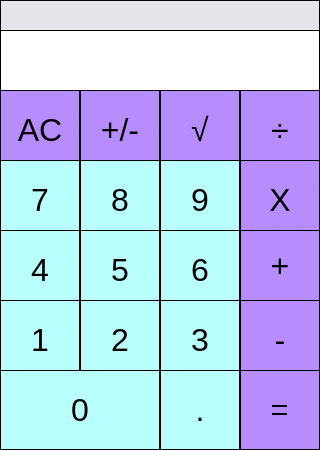
<?xml version="1.0" encoding="UTF-8"?>
<ui version="4.0">
 <class>MainWindow</class>
 <widget class="QMainWindow" name="MainWindow">
  <property name="geometry">
   <rect>
    <x>0</x>
    <y>0</y>
    <width>320</width>
    <height>450</height>
   </rect>
  </property>
  <property name="minimumSize">
   <size>
    <width>320</width>
    <height>450</height>
   </size>
  </property>
  <property name="maximumSize">
   <size>
    <width>320</width>
    <height>450</height>
   </size>
  </property>
  <property name="windowTitle">
   <string>MainWindow</string>
  </property>
  <widget class="QWidget" name="centralwidget">
   <widget class="QPushButton" name="pushButton_clear">
    <property name="geometry">
     <rect>
      <x>0</x>
      <y>90</y>
      <width>80</width>
      <height>80</height>
     </rect>
    </property>
    <property name="font">
     <font>
      <family>Helvetica</family>
      <pointsize>24</pointsize>
     </font>
    </property>
    <property name="styleSheet">
     <string notr="true">QPushButton{
	background-color:rgb(183, 140, 255);
	border: 1px solid rgb(0, 0, 0);
    text-color:rgb(0, 0, 0);
}
QPushButton:pressed{
	background-color: rgb(164, 126, 232);
	border: 1px solid rgb(0, 0, 0);
}</string>
    </property>
    <property name="text">
     <string>AC</string>
    </property>
   </widget>
   <widget class="QPushButton" name="pushButton_change">
    <property name="geometry">
     <rect>
      <x>80</x>
      <y>90</y>
      <width>80</width>
      <height>80</height>
     </rect>
    </property>
    <property name="font">
     <font>
      <family>Helvetica</family>
      <pointsize>24</pointsize>
     </font>
    </property>
    <property name="styleSheet">
     <string notr="true">QPushButton{
	background-color:rgb(183, 140, 255);
	border: 1px solid rgb(0, 0, 0);
    text-color:rgb(0, 0, 0);
}
QPushButton:pressed{
	background-color: rgb(164, 126, 232);
	border: 1px solid rgb(0, 0, 0);
}</string>
    </property>
    <property name="text">
     <string>+/-</string>
    </property>
   </widget>
   <widget class="QPushButton" name="pushButton_sin">
    <property name="geometry">
     <rect>
      <x>160</x>
      <y>90</y>
      <width>80</width>
      <height>80</height>
     </rect>
    </property>
    <property name="font">
     <font>
      <family>Helvetica</family>
      <pointsize>24</pointsize>
     </font>
    </property>
    <property name="styleSheet">
     <string notr="true">QPushButton{
	background-color:rgb(183, 140, 255);
	border: 1px solid rgb(0, 0, 0);
    text-color:rgb(0, 0, 0);
}
QPushButton:pressed{
	background-color: rgb(164, 126, 232);
	border: 1px solid rgb(0, 0, 0);
}</string>
    </property>
    <property name="text">
     <string>√</string>
    </property>
   </widget>
   <widget class="QPushButton" name="pushButton_divide">
    <property name="geometry">
     <rect>
      <x>240</x>
      <y>90</y>
      <width>80</width>
      <height>80</height>
     </rect>
    </property>
    <property name="font">
     <font>
      <family>Helvetica</family>
      <pointsize>24</pointsize>
     </font>
    </property>
    <property name="autoFillBackground">
     <bool>false</bool>
    </property>
    <property name="styleSheet">
     <string notr="true">QPushButton{
	background-color:rgb(183, 140, 255);
	border: 1px solid rgb(0, 0, 0);
    text-color:rgb(0, 0, 0);
}
QPushButton:pressed{
	background-color: rgb(164, 126, 232);
	border: 1px solid rgb(0, 0, 0);
}</string>
    </property>
    <property name="text">
     <string>÷</string>
    </property>
   </widget>
   <widget class="QPushButton" name="pushButton_dobutok">
    <property name="geometry">
     <rect>
      <x>240</x>
      <y>160</y>
      <width>80</width>
      <height>80</height>
     </rect>
    </property>
    <property name="font">
     <font>
      <family>Helvetica</family>
      <pointsize>24</pointsize>
     </font>
    </property>
    <property name="autoFillBackground">
     <bool>false</bool>
    </property>
    <property name="styleSheet">
     <string notr="true">QPushButton{
	background-color:rgb(183, 140, 255);
	border: 1px solid rgb(0, 0, 0);
    text-color:rgb(0, 0, 0);
}
QPushButton:pressed{
	background-color: rgb(164, 126, 232);
	border: 1px solid rgb(0, 0, 0);
}</string>
    </property>
    <property name="text">
     <string>X</string>
    </property>
   </widget>
   <widget class="QPushButton" name="pushButton_8">
    <property name="geometry">
     <rect>
      <x>80</x>
      <y>160</y>
      <width>80</width>
      <height>80</height>
     </rect>
    </property>
    <property name="font">
     <font>
      <family>Helvetica</family>
      <pointsize>24</pointsize>
     </font>
    </property>
    <property name="styleSheet">
     <string notr="true">QPushButton{
	background-color:rgb(184, 255, 251);
	border: 1px solid rgb(0, 0, 0);
    text-color:rgb(0, 0, 0);
}
QPushButton:pressed{
	background-color: rgb(175, 244, 240);
	border: 1px solid rgb(0, 0, 0);
}</string>
    </property>
    <property name="text">
     <string>8</string>
    </property>
   </widget>
   <widget class="QPushButton" name="pushButton_9">
    <property name="geometry">
     <rect>
      <x>160</x>
      <y>160</y>
      <width>80</width>
      <height>80</height>
     </rect>
    </property>
    <property name="font">
     <font>
      <family>Helvetica</family>
      <pointsize>24</pointsize>
     </font>
    </property>
    <property name="styleSheet">
     <string notr="true">QPushButton{
	background-color:rgb(184, 255, 251);
	border: 1px solid rgb(0, 0, 0);
    text-color:rgb(0, 0, 0);
}
QPushButton:pressed{
	background-color: rgb(175, 244, 240);
	border: 1px solid rgb(0, 0, 0);
}</string>
    </property>
    <property name="text">
     <string>9</string>
    </property>
   </widget>
   <widget class="QPushButton" name="pushButton_7">
    <property name="geometry">
     <rect>
      <x>0</x>
      <y>160</y>
      <width>80</width>
      <height>80</height>
     </rect>
    </property>
    <property name="font">
     <font>
      <family>Helvetica</family>
      <pointsize>24</pointsize>
     </font>
    </property>
    <property name="styleSheet">
     <string notr="true">QPushButton{
	background-color:rgb(184, 255, 251);
	border: 1px solid rgb(0, 0, 0);
    text-color:rgb(0, 0, 0);
}
QPushButton:pressed{
	background-color: rgb(175, 244, 240);
	border: 1px solid rgb(0, 0, 0);
}</string>
    </property>
    <property name="text">
     <string>7</string>
    </property>
   </widget>
   <widget class="QPushButton" name="pushButton_minus">
    <property name="geometry">
     <rect>
      <x>240</x>
      <y>300</y>
      <width>80</width>
      <height>80</height>
     </rect>
    </property>
    <property name="font">
     <font>
      <family>Helvetica</family>
      <pointsize>24</pointsize>
     </font>
    </property>
    <property name="autoFillBackground">
     <bool>false</bool>
    </property>
    <property name="styleSheet">
     <string notr="true">QPushButton{
	background-color:rgb(183, 140, 255);
	border: 1px solid rgb(0, 0, 0);
    text-color:rgb(0, 0, 0);
}
QPushButton:pressed{
	background-color: rgb(164, 126, 232);
	border: 1px solid rgb(0, 0, 0);
}</string>
    </property>
    <property name="text">
     <string>-</string>
    </property>
   </widget>
   <widget class="QPushButton" name="pushButton_5">
    <property name="geometry">
     <rect>
      <x>80</x>
      <y>230</y>
      <width>80</width>
      <height>80</height>
     </rect>
    </property>
    <property name="font">
     <font>
      <family>Helvetica</family>
      <pointsize>24</pointsize>
     </font>
    </property>
    <property name="styleSheet">
     <string notr="true">QPushButton{
	background-color:rgb(184, 255, 251);
	border: 1px solid rgb(0, 0, 0);
    text-color:rgb(0, 0, 0);
}
QPushButton:pressed{
	background-color: rgb(175, 244, 240);
	border: 1px solid rgb(0, 0, 0);
}</string>
    </property>
    <property name="text">
     <string>5</string>
    </property>
   </widget>
   <widget class="QPushButton" name="pushButton_6">
    <property name="geometry">
     <rect>
      <x>160</x>
      <y>230</y>
      <width>80</width>
      <height>80</height>
     </rect>
    </property>
    <property name="font">
     <font>
      <family>Helvetica</family>
      <pointsize>24</pointsize>
     </font>
    </property>
    <property name="styleSheet">
     <string notr="true">QPushButton{
	background-color:rgb(184, 255, 251);
	border: 1px solid rgb(0, 0, 0);
    text-color:rgb(0, 0, 0);
}
QPushButton:pressed{
	background-color: rgb(175, 244, 240);
	border: 1px solid rgb(0, 0, 0);
}</string>
    </property>
    <property name="text">
     <string>6</string>
    </property>
   </widget>
   <widget class="QPushButton" name="pushButton_4">
    <property name="geometry">
     <rect>
      <x>0</x>
      <y>230</y>
      <width>80</width>
      <height>80</height>
     </rect>
    </property>
    <property name="font">
     <font>
      <family>Helvetica</family>
      <pointsize>24</pointsize>
     </font>
    </property>
    <property name="styleSheet">
     <string notr="true">QPushButton{
	background-color:rgb(184, 255, 251);
	border: 1px solid rgb(0, 0, 0);
    text-color:rgb(0, 0, 0);
}
QPushButton:pressed{
	background-color: rgb(175, 244, 240);
	border: 1px solid rgb(0, 0, 0);
}</string>
    </property>
    <property name="text">
     <string>4</string>
    </property>
   </widget>
   <widget class="QPushButton" name="pushButton_plus">
    <property name="geometry">
     <rect>
      <x>240</x>
      <y>230</y>
      <width>80</width>
      <height>71</height>
     </rect>
    </property>
    <property name="font">
     <font>
      <family>Helvetica</family>
      <pointsize>24</pointsize>
     </font>
    </property>
    <property name="autoFillBackground">
     <bool>false</bool>
    </property>
    <property name="styleSheet">
     <string notr="true">QPushButton{
	background-color:rgb(183, 140, 255);
	border: 1px solid rgb(0, 0, 0);
    text-color:rgb(0, 0, 0);
}
QPushButton:pressed{
	background-color: rgb(164, 126, 232);
	border: 1px solid rgb(0, 0, 0);
}</string>
    </property>
    <property name="text">
     <string>+</string>
    </property>
   </widget>
   <widget class="QPushButton" name="pushButton_2">
    <property name="geometry">
     <rect>
      <x>80</x>
      <y>300</y>
      <width>80</width>
      <height>80</height>
     </rect>
    </property>
    <property name="font">
     <font>
      <family>Helvetica</family>
      <pointsize>24</pointsize>
     </font>
    </property>
    <property name="styleSheet">
     <string notr="true">QPushButton{
	background-color:rgb(184, 255, 251);
	border: 1px solid rgb(0, 0, 0);
    text-color:rgb(0, 0, 0);
}
QPushButton:pressed{
	background-color: rgb(175, 244, 240);
	border: 1px solid rgb(0, 0, 0);
}</string>
    </property>
    <property name="text">
     <string>2</string>
    </property>
   </widget>
   <widget class="QPushButton" name="pushButton_3">
    <property name="geometry">
     <rect>
      <x>160</x>
      <y>300</y>
      <width>80</width>
      <height>80</height>
     </rect>
    </property>
    <property name="font">
     <font>
      <family>Helvetica</family>
      <pointsize>24</pointsize>
     </font>
    </property>
    <property name="styleSheet">
     <string notr="true">QPushButton{
	background-color:rgb(184, 255, 251);
	border: 1px solid rgb(0, 0, 0);
    text-color:rgb(0, 0, 0);
}
QPushButton:pressed{
	background-color: rgb(175, 244, 240);
	border: 1px solid rgb(0, 0, 0);
}</string>
    </property>
    <property name="text">
     <string>3</string>
    </property>
   </widget>
   <widget class="QPushButton" name="pushButton_1">
    <property name="geometry">
     <rect>
      <x>0</x>
      <y>300</y>
      <width>80</width>
      <height>80</height>
     </rect>
    </property>
    <property name="font">
     <font>
      <family>Helvetica</family>
      <pointsize>24</pointsize>
     </font>
    </property>
    <property name="styleSheet">
     <string notr="true">QPushButton{
	background-color:rgb(184, 255, 251);
	border: 1px solid rgb(0, 0, 0);
    text-color:rgb(0, 0, 0);
}
QPushButton:pressed{
	background-color: rgb(175, 244, 240);
	border: 1px solid rgb(0, 0, 0);
}</string>
    </property>
    <property name="text">
     <string>1</string>
    </property>
   </widget>
   <widget class="QPushButton" name="pushButton_res">
    <property name="geometry">
     <rect>
      <x>240</x>
      <y>370</y>
      <width>80</width>
      <height>80</height>
     </rect>
    </property>
    <property name="font">
     <font>
      <family>Helvetica</family>
      <pointsize>24</pointsize>
      <stylestrategy>NoAntialias</stylestrategy>
     </font>
    </property>
    <property name="autoFillBackground">
     <bool>false</bool>
    </property>
    <property name="styleSheet">
     <string notr="true">QPushButton{
	background-color:rgb(183, 140, 255);
	border: 1px solid rgb(0, 0, 0);
}
QPushButton:pressed{
	background-color: rgb(164, 126, 232);
	border: 1px solid rgb(0, 0, 0);
}</string>
    </property>
    <property name="text">
     <string>=</string>
    </property>
    <property name="checkable">
     <bool>false</bool>
    </property>
   </widget>
   <widget class="QPushButton" name="pushButton_dot">
    <property name="geometry">
     <rect>
      <x>160</x>
      <y>370</y>
      <width>80</width>
      <height>80</height>
     </rect>
    </property>
    <property name="font">
     <font>
      <family>Helvetica</family>
      <pointsize>24</pointsize>
     </font>
    </property>
    <property name="styleSheet">
     <string notr="true">QPushButton{
	background-color:rgb(184, 255, 251);
	border: 1px solid rgb(0, 0, 0);
    text-color:rgb(0, 0, 0);
}
QPushButton:pressed{
	background-color: rgb(175, 244, 240);
	border: 1px solid rgb(0, 0, 0);
}</string>
    </property>
    <property name="text">
     <string>.</string>
    </property>
   </widget>
   <widget class="QPushButton" name="pushButton_0">
    <property name="geometry">
     <rect>
      <x>0</x>
      <y>370</y>
      <width>160</width>
      <height>80</height>
     </rect>
    </property>
    <property name="font">
     <font>
      <family>Helvetica</family>
      <pointsize>24</pointsize>
     </font>
    </property>
    <property name="styleSheet">
     <string notr="true">QPushButton{
	background-color:rgb(184, 255, 251);
	border: 1px solid rgb(0, 0, 0);
    text-color:rgb(0, 0, 0);
}
QPushButton:pressed{
	background-color: rgb(175, 244, 240);
	border: 1px solid rgb(0, 0, 0);
}</string>
    </property>
    <property name="text">
     <string>0</string>
    </property>
   </widget>
   <widget class="QLabel" name="label">
    <property name="geometry">
     <rect>
      <x>0</x>
      <y>30</y>
      <width>320</width>
      <height>61</height>
     </rect>
    </property>
    <property name="font">
     <font>
      <family>Helvetica</family>
      <pointsize>24</pointsize>
     </font>
    </property>
    <property name="styleSheet">
     <string notr="true">QLabel{
	background-color:rgb(255,255,255);
    text-color:rgb(0, 0, 0);
	border: 1px solid rgb(0, 0, 0);

}
</string>
    </property>
    <property name="text">
     <string/>
    </property>
    <property name="textFormat">
     <enum>Qt::AutoText</enum>
    </property>
    <property name="scaledContents">
     <bool>false</bool>
    </property>
    <property name="alignment">
     <set>Qt::AlignRight|Qt::AlignTrailing|Qt::AlignVCenter</set>
    </property>
    <property name="openExternalLinks">
     <bool>false</bool>
    </property>
   </widget>
   <widget class="QLabel" name="history">
    <property name="geometry">
     <rect>
      <x>0</x>
      <y>0</y>
      <width>320</width>
      <height>31</height>
     </rect>
    </property>
    <property name="font">
     <font>
      <family>Helvetica</family>
      <pointsize>20</pointsize>
      <italic>false</italic>
     </font>
    </property>
    <property name="styleSheet">
     <string notr="true">QLabel{
	background-color:rgb(230, 228, 232);
    text-color:rgb(0, 0, 0);
  	border: 1px solid rgb(0, 0, 0);


}
</string>
    </property>
    <property name="text">
     <string/>
    </property>
    <property name="textFormat">
     <enum>Qt::AutoText</enum>
    </property>
    <property name="scaledContents">
     <bool>false</bool>
    </property>
    <property name="alignment">
     <set>Qt::AlignRight|Qt::AlignTrailing|Qt::AlignVCenter</set>
    </property>
    <property name="openExternalLinks">
     <bool>false</bool>
    </property>
   </widget>
  </widget>
 </widget>
 <resources/>
 <connections/>
</ui>
